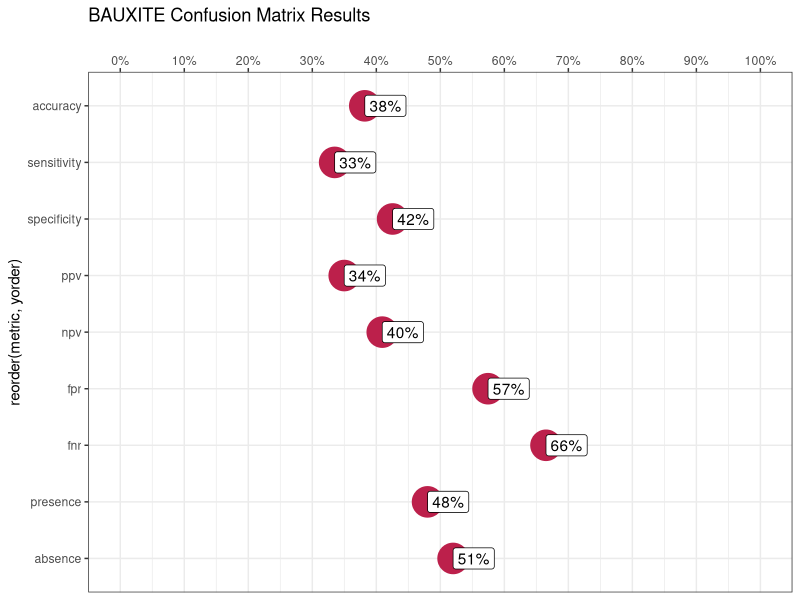

Reproduce this figure in R.
#### _____ -----> BAUXITE <----- _____ #####
# AN R SCRIPT TO TAKE CONFUSION MATRIX VALUES (ORE) TO MAKE A CONFUSION MATRIX (BAUXITE)
library(ggplot2)
library(dplyr)

# USE THIS TO DERIVE MATRIX VALUES FROM A DF
ore <- c( 
  sum(1 == 1 & 1 == 1), # true positives
  sum(1 == 1 & 1 == 1), # false negatives
  sum(1 == 1 & 1 == 1), # false positives
  sum(1 == 1 & 1 == 1)  # true negatives
  )

# USE THIS TO MANUALLY ENTER MATRIX VALUES
ore <- c(20, 10, 180, 1820) 

# GENERATE RANDOM VALUES TO TEST
ore <- c(sample(1:500, 4, replace = FALSE)) 

# CREATIN THE MATRIX AND CALCULATING THE METRICS
bauxite <- matrix(ore, 
                  nrow = 2, ncol = 2, 
                  dimnames = list(c("Positive Test", "Negative Test"), 
                                  c("Event Present", "Event Absent")))
nn <- sum(bauxite)
accuracy <- (bauxite[1, 1] + bauxite[2, 2]) / nn
sensitivity <- bauxite[1, 1] / sum(bauxite[, 1])
specificity <- bauxite[2, 2] / sum(bauxite[, 2])
ppv <- bauxite[1, 1] / sum(bauxite[1, ])
npv <- bauxite[2, 2] / sum(bauxite[2, ])
presence <- sum(bauxite[, 1]) / nn
absence <- sum(bauxite[, 2]) / nn
fpr <- bauxite[1, 2] / sum(bauxite[, 2])
fnr <- bauxite[2, 1] / sum(bauxite[, 1])
measure <- c(accuracy, 
             sensitivity, specificity, 
             ppv, npv, 
             fpr, fnr, 
             presence, absence)
metric <- c("accuracy", 
            "sensitivity", "specificity", 
            "ppv", "npv", 
            "fpr", "fnr", 
            "presence", "absence")
bresult <- data.frame(metric = as.factor(metric), measure, yorder = c(9:1))
baux_plt1 <- bresult %>% 
  ggplot(aes(x = measure, y = reorder(metric, yorder))) +   
  geom_point(size = 10, color = "#bc204b") + 
  geom_label(aes(label = paste0(floor(measure * 100), "%")), 
             hjust = "left") + 
  scale_x_continuous(limits = c(0, 1), 
                     breaks = c(seq(0, 1, 0.1)), 
                     name = "", 
                     labels = scales::percent, 
                     position = "top") + 
  theme_bw() + 
  labs(title = "BAUXITE Confusion Matrix Results")

# OUTPUTS
baux_plt1
nn
bauxite
prop.table(bauxite)
bresult[, 1:2]
#### _____ ^^^^^ BAUXITE ^^^^^ _____ #####